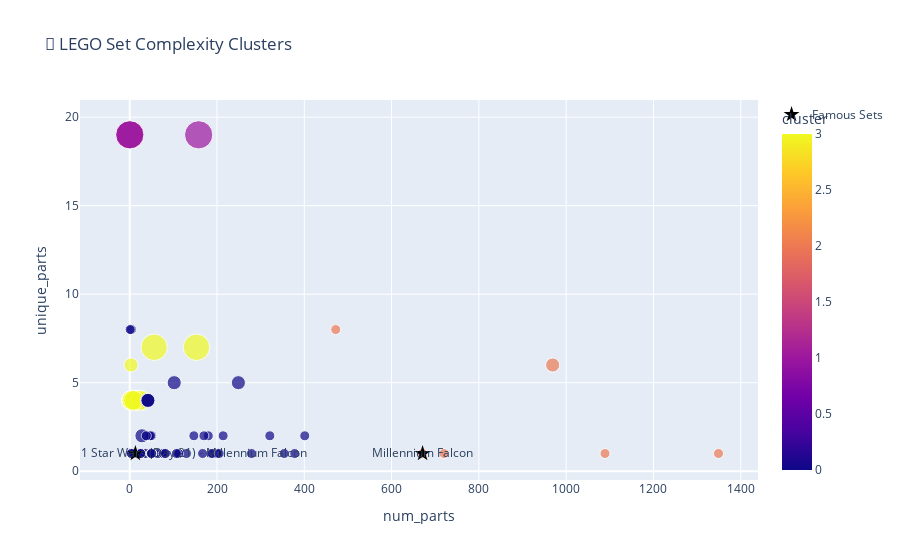

Notebook source saved alongside this figure:
### Code cell
famous_sets = [
    "Millennium Falcon", 
    "Hogwarts Castle", 
    "Death Star", 
    "Eiffel Tower", 
    "Titanic"
]

highlight_df = df[df["name"].str.contains("|".join(famous_sets), case=False, na=False)]

import plotly.express as px
fig = px.scatter(
    df, x='num_parts', y='unique_parts',
    color='cluster',
    size='unique_colors',
    hover_data=['name', 'year', 'name_theme'],
    title="🧩 LEGO Set Complexity Clusters"
)

# Overlay highlighted famous sets
fig.add_scatter(
    x=highlight_df['num_parts'],
    y=highlight_df['unique_parts'],
    mode='markers+text',
    text=highlight_df['name'],
    marker=dict(color='black', size=12, symbol='star'),
    name='Famous Sets'
)
fig.show()

### Figure 1 — Plotly figure (JSON) as saved in the notebook; plotly's stock layout.template omitted (floating-point values rounded to 4 significant figures; data arrays with more than 128 entries replaced by an {"elided": "..."} marker saying what was removed)
{"data": [{"customdata": {"elided": "189x3 mixed values"}, "hovertemplate": "num_parts=%{x}<br>unique_parts=%{y}<br>unique_colors=%{marker.size}<br>name=%{customdata[0]}<br>year=%{customdata[1]}<br>name_theme=%{customdata[2]}<br>cluster=%{marker.color}<extra></extra>", "legendgroup": "", "marker": {"color": {"elided": "189 int values"}, "coloraxis": "coloraxis", "size": {"elided": "189 int values"}, "sizemode": "area", "sizeref": 0.02, "symbol": "circle"}, "mode": "markers", "name": "", "orientation": "v", "showlegend": false, "type": "scatter", "x": {"elided": "189 int values"}, "xaxis": "x", "y": {"elided": "189 int values"}, "yaxis": "y"}, {"marker": {"color": "black", "size": 12, "symbol": "star"}, "mode": "markers+text", "name": "Famous Sets", "text": ["Advent Calendar 2011 Star Wars (Day 21) - Millennium Falcon", "Millennium Falcon"], "type": "scatter", "x": [13, 671], "y": [1, 1]}], "layout": {"coloraxis": {"colorbar": {"title": {"text": "cluster"}}, "colorscale": [[0, "#0d0887"], [0.1111, "#46039f"], [0.2222, "#7201a8"], [0.3333, "#9c179e"], [0.4444, "#bd3786"], [0.5556, "#d8576b"], [0.6667, "#ed7953"], [0.7778, "#fb9f3a"], [0.8889, "#fdca26"], [1, "#f0f921"]]}, "legend": {"itemsizing": "constant", "tracegroupgap": 0}, "title": {"text": "🧩 LEGO Set Complexity Clusters"}, "xaxis": {"anchor": "y", "domain": [0, 1], "title": {"text": "num_parts"}}, "yaxis": {"anchor": "x", "domain": [0, 1], "title": {"text": "unique_parts"}}}}
